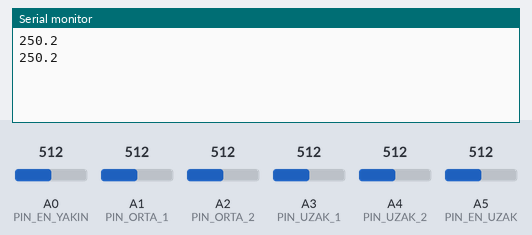
Simulated run of this sketch. Board: Arduino Uno, built with avr-gcc and run on an emulated ATmega328P. Shown: the last lines printed to the serial monitor. The inputs (shaded band) are chosen by the test bench; at power-on: A0 (PIN_EN_YAKIN) = 512, A1 (PIN_ORTA_1) = 512, A2 (PIN_ORTA_2) = 512, A3 (PIN_UZAK_1) = 512, A4 (PIN_UZAK_2) = 512, A5 (PIN_EN_UZAK) = 512.

Above: at 1.8 s.
1.9 s: A0 (PIN_EN_YAKIN) set to 716
At 2.8 s:
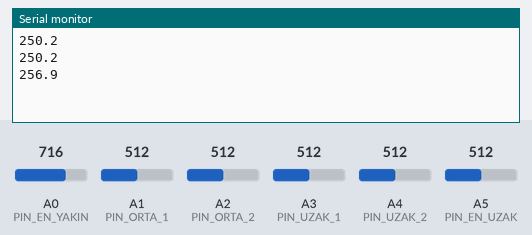
3.4 s: A1 (PIN_ORTA_1) set to 716
At 4.4 s:
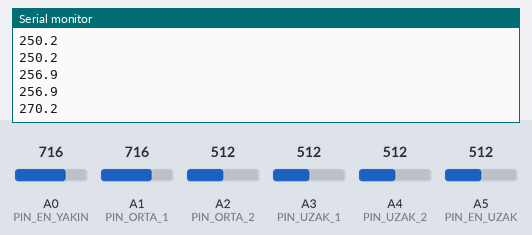
4.9 s: A2 (PIN_ORTA_2) set to 716
At 5.8 s:
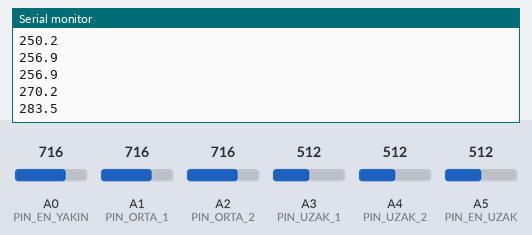
6.4 s: A3 (PIN_UZAK_1) set to 716
At 7.7 s:
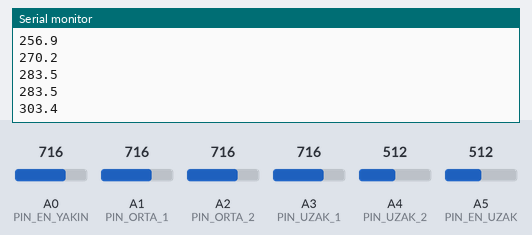
7.9 s: A4 (PIN_UZAK_2) set to 716
At 8.8 s:
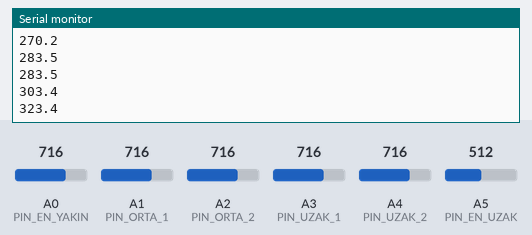
9.4 s: A5 (PIN_EN_UZAK) set to 716
At 10.4 s:
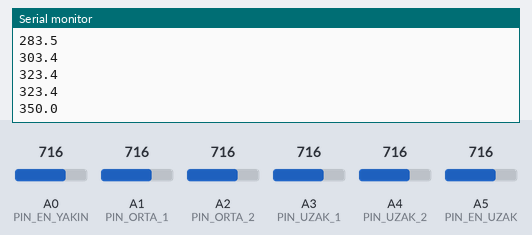
Timing chart, 0 to 11.9 s (numbered marks = the images above; inputs shaded):
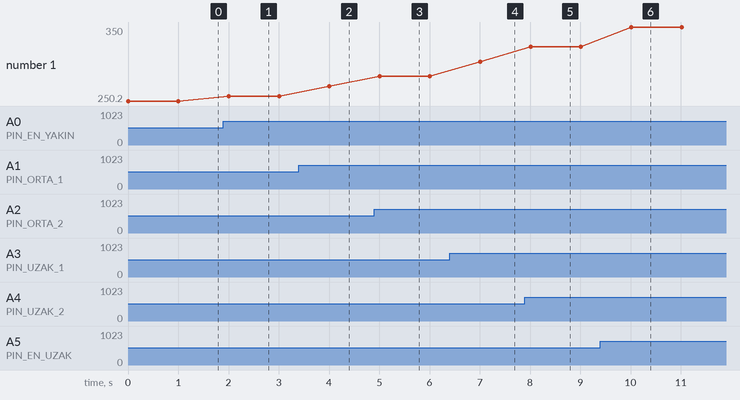

Measured:
- after the input at 1.9 s, the serial monitor: prints a new line after 0.10 s (image 1)
- after the input at 3.4 s, the serial monitor: prints a new line after 0.61 s (image 2)
- after the input at 4.9 s, the serial monitor: prints a new line after 0.11 s (image 3)
- after the input at 6.4 s, the serial monitor: prints a new line after 0.61 s (image 4)
- after the input at 7.9 s, the serial monitor: prints a new line after 0.11 s (image 5)
- after the input at 9.4 s, the serial monitor: prints a new line after 0.61 s (image 6)
- plotted number 1: 250.2 → 256.9 after the input at 1.9 s, 256.9 → 270.2 after the input at 3.4 s, 270.2 → 283.5 after the input at 4.9 s, 283.5 → 303.4 after the input at 6.4 s, 303.4 → 323.4 after the input at 7.9 s

The sketch:

TemperatureSensors.ino
```cpp
// Sensör pinleri
#define PIN_EN_YAKIN   A0
#define PIN_ORTA_1     A1
#define PIN_ORTA_2     A2
#define PIN_UZAK_1     A3
#define PIN_UZAK_2     A4
#define PIN_EN_UZAK    A5

// Ağırlık katsayıları
const int K_EN_YAKIN = 1;
const int K_ORTA     = 2;
const int K_UZAK     = 3;
const int K_EN_UZAK  = 4;
const int TOPLAM_KATSAYI = 15;  // 1+2+2+3+3+4 ,6 tane sensör kullanacağım.

// LM35 çevrimi (10 mV/°C, 5V referans)
float analogOkutSicaklik(int pin) {
  int ham = analogRead(pin);
  float voltaj = ham * (5.0 / 1023.0);
  return voltaj * 100.0;
}

void setup() {
  Serial.begin(9600);
}

void loop() {
  float sicaklik[6];

  // Gerçek sensörlerden oku
  sicaklik[0] = analogOkutSicaklik(PIN_EN_YAKIN);
  sicaklik[1] = analogOkutSicaklik(PIN_ORTA_1);
  sicaklik[2] = analogOkutSicaklik(PIN_ORTA_2);
  sicaklik[3] = analogOkutSicaklik(PIN_UZAK_1);
  sicaklik[4] = analogOkutSicaklik(PIN_UZAK_2);
  sicaklik[5] = analogOkutSicaklik(PIN_EN_UZAK);

  // Ağırlıklı ortalama hesabı
  float agirlikliOrtalama = (
      sicaklik[0] * K_EN_YAKIN +
      sicaklik[1] * K_ORTA +
      sicaklik[2] * K_ORTA +
      sicaklik[3] * K_UZAK +
      sicaklik[4] * K_UZAK +
      sicaklik[5] * K_EN_UZAK
  ) / TOPLAM_KATSAYI;

  // Bir ondalık basamakla seri porta yaz
  Serial.println(agirlikliOrtalama, 1);

  delay(1000); // 1 saniyede bir güncelle
}
```
